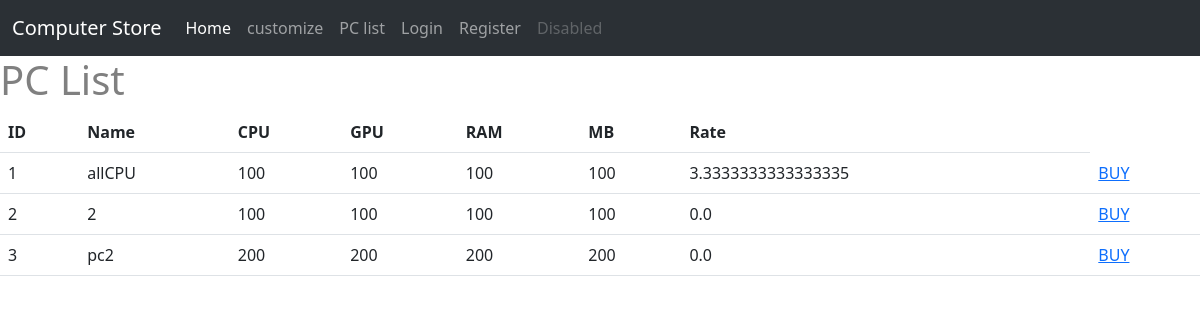
/prebulid, run on an earlier commit of the app's database.
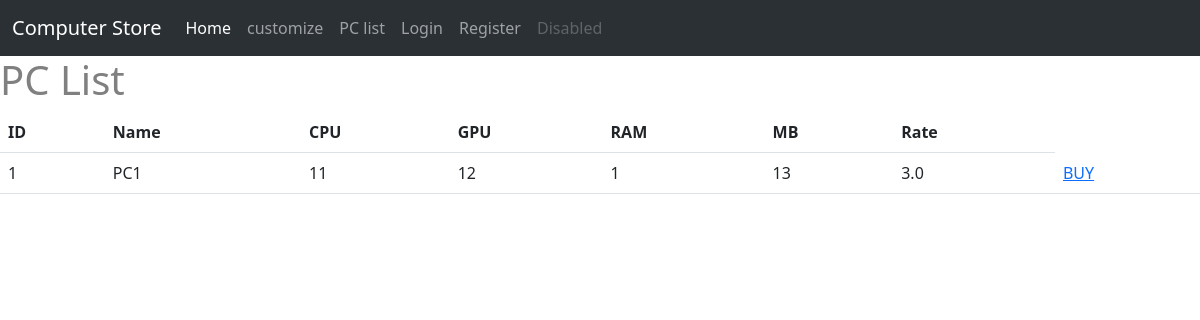
And on a later commit of the database.
### ltt/models.py (models this page shows)
class PC(db.Model):
    id = db.Column(db.Integer, primary_key = True)
    PCname = db.Column(db.String(120))
    cpu = db.Column(db.Integer, db.ForeignKey('item.id'))
    gpu = db.Column(db.Integer, db.ForeignKey('item.id'))
    ram = db.Column(db.Integer, db.ForeignKey('item.id'))
    MB = db.Column(db.Integer, db.ForeignKey('item.id'))
    rate_count = db.Column(db.Integer, default = 0)
    rate_acc = db.Column(db.Integer,default = 0)

### ltt/view.py (the view)
@view.route('/prebulid')
def prebulid():
    pc = PC.query.all()
    return render_template("prebulid.html", pc = pc)

### ltt/templates/prebulid.html (shortened to what this page needs)
{% extends "base.html" %}
{% block contend %}
<h1>PC List</h1>
<table class = "table table-hover">
    <thead>
        <tr>
            <th scope="col"> ID</th>
            <th scope="col"> Name</th>
            <th scope="col">CPU </th>
            <th scope="col"> GPU</th>
            <th scope="col">RAM </th>
            <th scope="col">MB </th>
            <th scope="col">Rate </th>
        </tr>
    </thead>
    <tbody>
        {% for p in pc %}
        <tr>
            <td>{{p.id}}</td>
            <td>{{p.PCname}}</td>
            <td>{{p.cpu}}</td>
            <td>{{p.gpu}}</td>
            <td>{{p.ram}}</td>
            <td>{{p.MB}}</td>
            {% if p.rate_count == 0   %}
            <td>0.0</td>
            {% else %}
            {% set rate = p.rate_acc/p.rate_count %}
            <td>{{rate}}</td>
            {% endif %}
            <td><a href="/buy/{{p.id}}">BUY</a></td>
        </tr>
        {% endfor %}
    </tbody>
</table>
{% endblock %}

What changed in the data, as far as the page shows it:
removed PC: id "2", PCname "2", cpu "100", gpu "100", ram "100", MB "100", rate_count "0.0"
removed PC: id "3", PCname "pc2", cpu "200", gpu "200", ram "200", MB "200", rate_count "0.0"
changed PC id 1: PCname "allCPU" → "PC1"; cpu "100" → "11"; gpu "100" → "12"; ram "100" → "1"; MB "100" → "13"; rate "3.3333333333333335" → "3.0"
